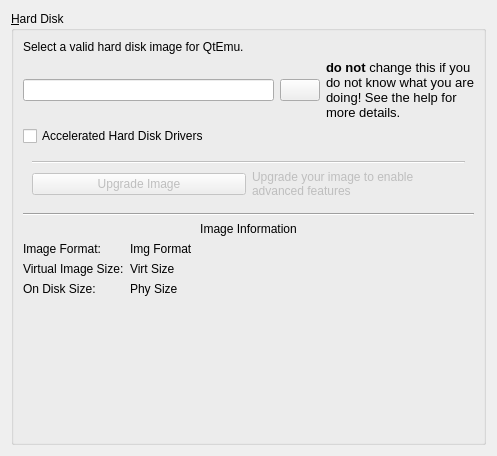
           <widget class="QWidget" name="hardDiskPage" >
            <property name="geometry" >
             <rect>
              <x>0</x>
              <y>0</y>
              <width>497</width>
              <height>456</height>
             </rect>
            </property>
            <property name="helpFile" stdset="0" >
             <string>harddisk.html</string>
            </property>
            <layout class="QVBoxLayout" name="verticalLayout_11" >
             <item>
              <widget class="QGroupBox" name="hdBox" >
               <property name="title" >
                <string>&amp;Hard Disk</string>
               </property>
               <layout class="QVBoxLayout" name="verticalLayout_4" >
                <item>
                 <widget class="QLabel" name="label_4" >
                  <property name="text" >
                   <string>Select a valid hard disk image for QtEmu. </string>
                  </property>
                  <property name="buddy" >
                   <cstring>hdImage</cstring>
                  </property>
                 </widget>
                </item>
                <item>
                 <layout class="QHBoxLayout" name="horizontalLayout_4" >
                  <item>
                   <widget class="QLineEdit" name="hdImage" />
                  </item>
                  <item>
                   <widget class="QPushButton" name="hdSelectButton" >
                    <property name="text" >
                     <string/>
                    </property>
                    <property name="icon" >
                     <iconset>
                      <normalon>:/images/oxygen/open.png</normalon>
                     </iconset>
                    </property>
                   </widget>
                  </item>
                  <item>
                   <widget class="QLabel" name="label_9" >
                    <property name="text" >
                     <string>&lt;!DOCTYPE HTML PUBLIC "-//W3C//DTD HTML 4.0//EN" "http://www.w3.org/TR/REC-html40/strict.dtd">
&lt;html>&lt;head>&lt;meta name="qrichtext" content="1" />&lt;style type="text/css">
p, li { white-space: pre-wrap; }
&lt;/style>&lt;/head>&lt;body style=" font-family:'DejaVu Sans'; font-size:10pt; font-weight:400; font-style:normal;">
&lt;p style=" margin-top:0px; margin-bottom:0px; margin-left:0px; margin-right:0px; -qt-block-indent:0; text-indent:0px;">&lt;span style=" font-weight:600;">do not&lt;/span> change this if you do not know what you are doing! See the help for more details.&lt;/p>&lt;/body>&lt;/html></string>
                    </property>
                    <property name="wordWrap" >
                     <bool>true</bool>
                    </property>
                   </widget>
                  </item>
                 </layout>
                </item>
                <item>
                 <widget class="QCheckBox" name="hddAccelCheck" >
                  <property name="text" >
                   <string>Accelerated Hard Disk Drivers</string>
                  </property>
                 </widget>
                </item>
                <item>
                 <widget class="QFrame" name="upgradeFrame" >
                  <property name="enabled" >
                   <bool>false</bool>
                  </property>
                  <property name="frameShape" >
                   <enum>QFrame::NoFrame</enum>
                  </property>
                  <property name="frameShadow" >
                   <enum>QFrame::Raised</enum>
                  </property>
                  <layout class="QVBoxLayout" name="verticalLayout_25" >
                   <item>
                    <widget class="Line" name="line_7" >
                     <property name="orientation" >
                      <enum>Qt::Horizontal</enum>
                     </property>
                    </widget>
                   </item>
                   <item>
                    <layout class="QHBoxLayout" name="horizontalLayout" >
                     <item>
                      <widget class="QPushButton" name="upgradeButton" >
                       <property name="text" >
                        <string>Upgrade Image</string>
                       </property>
                      </widget>
                     </item>
                     <item>
                      <widget class="QLabel" name="label_12" >
                       <property name="text" >
                        <string>Upgrade your image to enable advanced features</string>
                       </property>
                       <property name="wordWrap" >
                        <bool>true</bool>
                       </property>
                      </widget>
                     </item>
                    </layout>
                   </item>
                  </layout>
                 </widget>
                </item>
                <item>
                 <widget class="Line" name="line_6" >
                  <property name="orientation" >
                   <enum>Qt::Horizontal</enum>
                  </property>
                 </widget>
                </item>
                <item>
                 <widget class="QLabel" name="label_7" >
                  <property name="text" >
                   <string>Image Information</string>
                  </property>
                  <property name="alignment" >
                   <set>Qt::AlignCenter</set>
                  </property>
                 </widget>
                </item>
                <item>
                 <layout class="QFormLayout" name="formLayout_3" >
                  <property name="fieldGrowthPolicy" >
                   <enum>QFormLayout::AllNonFixedFieldsGrow</enum>
                  </property>
                  <item row="0" column="0" >
                   <widget class="QLabel" name="label_19" >
                    <property name="text" >
                     <string>Image Format:</string>
                    </property>
                   </widget>
                  </item>
                  <item row="0" column="1" >
                   <widget class="QLabel" name="formatLabel" >
                    <property name="text" >
                     <string>Img Format</string>
                    </property>
                   </widget>
                  </item>
                  <item row="1" column="0" >
                   <widget class="QLabel" name="label_20" >
                    <property name="text" >
                     <string>Virtual Image Size:</string>
                    </property>
                   </widget>
                  </item>
                  <item row="1" column="1" >
                   <widget class="QLabel" name="virtSizeLabel" >
                    <property name="text" >
                     <string>Virt Size</string>
                    </property>
                   </widget>
                  </item>
                  <item row="2" column="0" >
                   <widget class="QLabel" name="label_21" >
                    <property name="text" >
                     <string>On Disk Size:</string>
                    </property>
                   </widget>
                  </item>
                  <item row="2" column="1" >
                   <widget class="QLabel" name="phySizeLabel" >
                    <property name="text" >
                     <string>Phy Size</string>
                    </property>
                   </widget>
                  </item>
                 </layout>
                </item>
                <item>
                 <spacer name="verticalSpacer_2" >
                  <property name="orientation" >
                   <enum>Qt::Vertical</enum>
                  </property>
                  <property name="sizeHint" stdset="0" >
                   <size>
                    <width>20</width>
                    <height>40</height>
                   </size>
                  </property>
                 </spacer>
                </item>
               </layout>
              </widget>
             </item>
            </layout>
           </widget>
